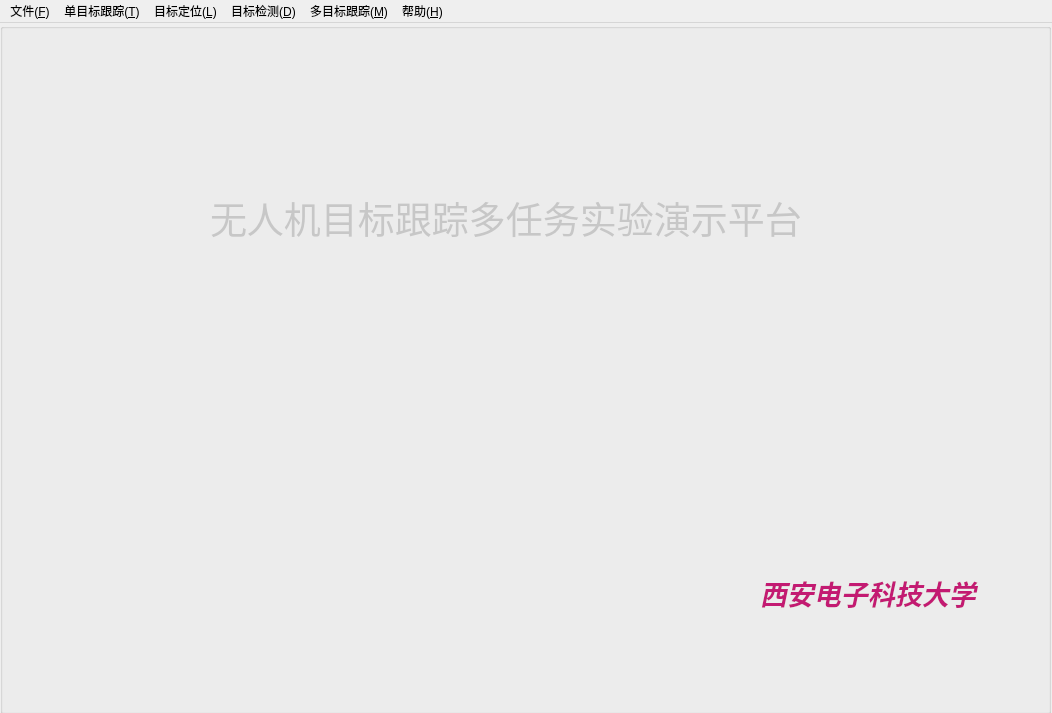
<?xml version="1.0" encoding="UTF-8"?>
<ui version="4.0">
 <class>MainWindowClass</class>
 <widget class="QMainWindow" name="MainWindowClass">
  <property name="geometry">
   <rect>
    <x>0</x>
    <y>0</y>
    <width>1052</width>
    <height>713</height>
   </rect>
  </property>
  <property name="windowTitle">
   <string>无人机目标跟踪多任务实验演示平台</string>
  </property>
  <property name="windowIcon">
   <iconset resource="mainwindow.qrc">
    <normaloff>:/icon/Resource/icon.png</normaloff>:/icon/Resource/icon.png</iconset>
  </property>
  <widget class="QWidget" name="centralWidget">
   <property name="styleSheet">
    <string notr="true"/>
   </property>
   <widget class="QGroupBox" name="frontBox">
    <property name="geometry">
     <rect>
      <x>0</x>
      <y>0</y>
      <width>1051</width>
      <height>691</height>
     </rect>
    </property>
    <property name="styleSheet">
     <string notr="true">background-image: url(:/MainWindow/Resource/front.png);</string>
    </property>
    <property name="title">
     <string/>
    </property>
    <widget class="QLabel" name="label">
     <property name="enabled">
      <bool>true</bool>
     </property>
     <property name="geometry">
      <rect>
       <x>210</x>
       <y>130</y>
       <width>631</width>
       <height>131</height>
      </rect>
     </property>
     <property name="palette">
      <palette>
       <active>
        <colorrole role="Button">
         <brush brushstyle="SolidPattern">
          <color alpha="0">
           <red>0</red>
           <green>0</green>
           <blue>0</blue>
          </color>
         </brush>
        </colorrole>
        <colorrole role="Base">
         <brush brushstyle="SolidPattern">
          <color alpha="0">
           <red>0</red>
           <green>0</green>
           <blue>0</blue>
          </color>
         </brush>
        </colorrole>
        <colorrole role="Window">
         <brush brushstyle="SolidPattern">
          <color alpha="0">
           <red>0</red>
           <green>0</green>
           <blue>0</blue>
          </color>
         </brush>
        </colorrole>
       </active>
       <inactive>
        <colorrole role="Button">
         <brush brushstyle="SolidPattern">
          <color alpha="0">
           <red>0</red>
           <green>0</green>
           <blue>0</blue>
          </color>
         </brush>
        </colorrole>
        <colorrole role="Base">
         <brush brushstyle="SolidPattern">
          <color alpha="0">
           <red>0</red>
           <green>0</green>
           <blue>0</blue>
          </color>
         </brush>
        </colorrole>
        <colorrole role="Window">
         <brush brushstyle="SolidPattern">
          <color alpha="0">
           <red>0</red>
           <green>0</green>
           <blue>0</blue>
          </color>
         </brush>
        </colorrole>
       </inactive>
       <disabled>
        <colorrole role="Button">
         <brush brushstyle="SolidPattern">
          <color alpha="0">
           <red>0</red>
           <green>0</green>
           <blue>0</blue>
          </color>
         </brush>
        </colorrole>
        <colorrole role="Base">
         <brush brushstyle="SolidPattern">
          <color alpha="0">
           <red>0</red>
           <green>0</green>
           <blue>0</blue>
          </color>
         </brush>
        </colorrole>
        <colorrole role="Window">
         <brush brushstyle="SolidPattern">
          <color alpha="0">
           <red>0</red>
           <green>0</green>
           <blue>0</blue>
          </color>
         </brush>
        </colorrole>
       </disabled>
      </palette>
     </property>
     <property name="contextMenuPolicy">
      <enum>Qt::NoContextMenu</enum>
     </property>
     <property name="autoFillBackground">
      <bool>false</bool>
     </property>
     <property name="styleSheet">
      <string notr="true">font: 26pt &quot;方正姚体&quot; ;
background: transparent;</string>
     </property>
     <property name="frameShape">
      <enum>QFrame::NoFrame</enum>
     </property>
     <property name="frameShadow">
      <enum>QFrame::Sunken</enum>
     </property>
     <property name="lineWidth">
      <number>-1</number>
     </property>
     <property name="midLineWidth">
      <number>-1</number>
     </property>
     <property name="text">
      <string>&lt;html&gt;&lt;head/&gt;&lt;body&gt;&lt;p&gt;&lt;span style=&quot; font-size:28pt; color:#c7c7c7;&quot;&gt;无人机目标跟踪多任务实验演示平台&lt;/span&gt;&lt;/p&gt;&lt;/body&gt;&lt;/html&gt;</string>
     </property>
    </widget>
    <widget class="QLabel" name="label_2">
     <property name="geometry">
      <rect>
       <x>760</x>
       <y>530</y>
       <width>241</width>
       <height>81</height>
      </rect>
     </property>
     <property name="styleSheet">
      <string notr="true">background: transparent;</string>
     </property>
     <property name="text">
      <string>&lt;html&gt;&lt;head/&gt;&lt;body&gt;&lt;p&gt;&lt;span style=&quot; font-size:20pt; font-weight:600; font-style:italic; color:#c31a72;&quot;&gt;西安电子科技大学&lt;/span&gt;&lt;/p&gt;&lt;/body&gt;&lt;/html&gt;</string>
     </property>
    </widget>
   </widget>
  </widget>
  <widget class="QMenuBar" name="menuBar">
   <property name="geometry">
    <rect>
     <x>0</x>
     <y>0</y>
     <width>1052</width>
     <height>21</height>
    </rect>
   </property>
   <widget class="QMenu" name="menu_F">
    <property name="title">
     <string>文件(&amp;F)</string>
    </property>
    <addaction name="actionOpenVideo"/>
    <addaction name="separator"/>
    <addaction name="actionReturn"/>
    <addaction name="actionClose"/>
   </widget>
   <widget class="QMenu" name="menu_T">
    <property name="title">
     <string>单目标跟踪(&amp;T)</string>
    </property>
    <addaction name="actionCT"/>
    <addaction name="actionKCF"/>
    <addaction name="actionSTC"/>
    <addaction name="actionHash"/>
    <addaction name="actionSTRUCK"/>
    <addaction name="actionPF"/>
   </widget>
   <widget class="QMenu" name="menu_L">
    <property name="title">
     <string>目标定位(&amp;L)</string>
    </property>
    <addaction name="actionCTL"/>
    <addaction name="actionKCFL"/>
    <addaction name="actionSTCL"/>
    <addaction name="actionHashL"/>
    <addaction name="actionSTRUCKL"/>
    <addaction name="actionPFL"/>
   </widget>
   <widget class="QMenu" name="menu_D">
    <property name="title">
     <string>目标检测(&amp;D)</string>
    </property>
    <addaction name="actionMD"/>
    <addaction name="actionTR"/>
   </widget>
   <widget class="QMenu" name="menu_M">
    <property name="title">
     <string>多目标跟踪(&amp;M)</string>
    </property>
    <addaction name="actionMTT"/>
    <addaction name="actionMTL"/>
    <addaction name="separator"/>
    <addaction name="actionMTCL"/>
   </widget>
   <widget class="QMenu" name="menu_H">
    <property name="title">
     <string>帮助(&amp;H)</string>
    </property>
    <addaction name="actionAbout"/>
   </widget>
   <addaction name="menu_F"/>
   <addaction name="menu_T"/>
   <addaction name="menu_L"/>
   <addaction name="menu_D"/>
   <addaction name="menu_M"/>
   <addaction name="menu_H"/>
  </widget>
  <action name="actionMTT">
   <property name="text">
    <string>单无人机跟踪</string>
   </property>
  </action>
  <action name="actionPF">
   <property name="text">
    <string>粒子滤波</string>
   </property>
  </action>
  <action name="actionOpenVideo">
   <property name="text">
    <string>读取视频</string>
   </property>
  </action>
  <action name="actionCT">
   <property name="text">
    <string>CT</string>
   </property>
  </action>
  <action name="actionHash">
   <property name="text">
    <string>Hash</string>
   </property>
  </action>
  <action name="actionKCF">
   <property name="text">
    <string>KCF</string>
   </property>
  </action>
  <action name="actionSTC">
   <property name="text">
    <string>STC</string>
   </property>
  </action>
  <action name="actionSTRUCK">
   <property name="text">
    <string>STRUCK</string>
   </property>
  </action>
  <action name="actionCTL">
   <property name="text">
    <string>CT</string>
   </property>
  </action>
  <action name="actionKCFL">
   <property name="text">
    <string>KCF</string>
   </property>
  </action>
  <action name="actionHashL">
   <property name="text">
    <string>Hash</string>
   </property>
  </action>
  <action name="actionSTCL">
   <property name="text">
    <string>STC</string>
   </property>
  </action>
  <action name="actionSTRUCKL">
   <property name="text">
    <string>STRUCK</string>
   </property>
  </action>
  <action name="actionPFL">
   <property name="text">
    <string>粒子滤波</string>
   </property>
  </action>
  <action name="actionMD">
   <property name="text">
    <string>运动检测</string>
   </property>
   <property name="toolTip">
    <string>&lt;html&gt;&lt;head/&gt;&lt;body&gt;&lt;p&gt;Motion Detect&lt;/p&gt;&lt;/body&gt;&lt;/html&gt;</string>
   </property>
  </action>
  <action name="actionTR">
   <property name="text">
    <string>分类器检测</string>
   </property>
  </action>
  <action name="actionMTCL">
   <property name="text">
    <string>协同跟踪</string>
   </property>
  </action>
  <action name="actionAbout">
   <property name="text">
    <string>关于本软件</string>
   </property>
  </action>
  <action name="actionReturn">
   <property name="text">
    <string>返回</string>
   </property>
  </action>
  <action name="actionClose">
   <property name="text">
    <string>关闭</string>
   </property>
   <property name="toolTip">
    <string>关闭</string>
   </property>
  </action>
  <action name="actionMTL">
   <property name="text">
    <string>单无人机定位</string>
   </property>
  </action>
 </widget>
 <layoutdefault spacing="6" margin="11"/>
 <resources>
  <include location="mainwindow.qrc"/>
 </resources>
 <connections/>
</ui>
